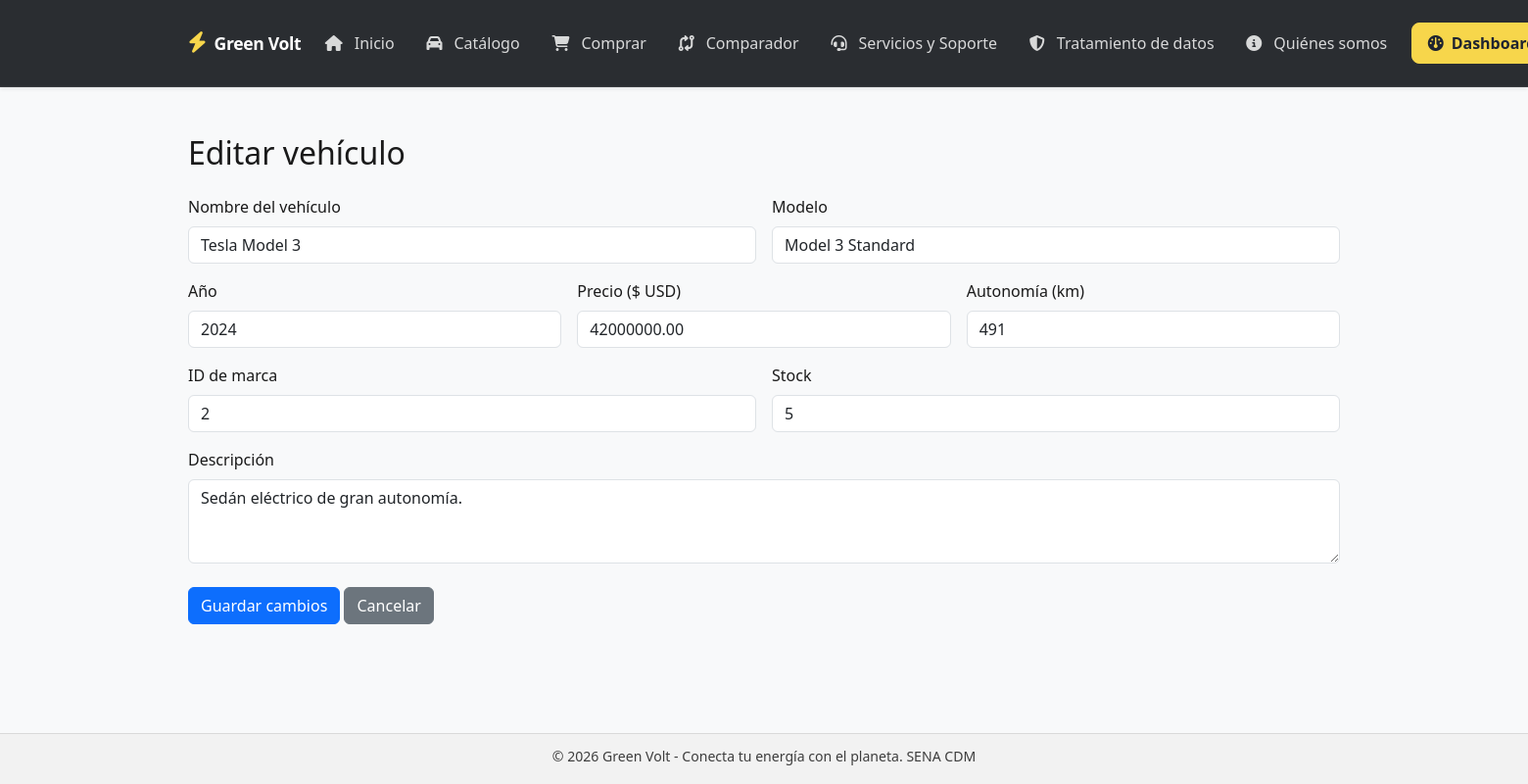
The app's page /vehiculos/editar/2 with its own data.
### tables this page shows
CREATE TABLE `vehiculos` (
  `id` int(11) NOT NULL,
  `marca_id` int(11) DEFAULT 1,
  `nombre` varchar(150) NOT NULL,
  `modelo` varchar(100) NOT NULL,
  `anio` int(11) NOT NULL DEFAULT 2024,
  `precio` decimal(15,2) NOT NULL,
  `autonomia` int(11) NOT NULL DEFAULT 0,
  `stock` int(11) NOT NULL DEFAULT 0,
  `descripcion` text DEFAULT NULL,
  `imagen` varchar(255) DEFAULT NULL,
  `activo` tinyint(1) DEFAULT 1
);

### app/Controllers/VehiculosController.php (called while the page is built, shortened)
<?php
class VehiculosController extends BaseController {
    private function obtenerModelo() {
        return new \App\Models\Vehiculo();
    }
    public function editar($id = null) {
        $vehiculo = $this->obtenerModelo()->getById((int) $id);
        $this->render('vehiculos/editar', [
            'titulo' => 'Editar vehículo - Green Volt',
            'vehiculo' => $vehiculo
        ]);
    }
}

### app/Router.php (called while the page is built, shortened)
<?php
class Router {
    protected $controller = 'HomeController';
    protected $method = 'index';
    public function __construct() {
        $url = $this->parseUrl();
        if (isset($url[0]) && !empty($url[0])) {
            $this->controller = ucfirst($url[0]) . 'Controller';
            unset($url[0]);
        }
        $fullClass = "App\\Controllers\\" . $this->controller;
        if (class_exists($fullClass)) {
            $this->controller = new $fullClass();
        } else {
            die("Error: La clase {$fullClass} existe en archivo pero no está definida correctamente con namespace App\\Controllers;");
        }
        if (isset($url[1])) {
            if (method_exists($this->controller, $url[1])) {
                $this->method = $url[1];
                unset($url[1]);
            }
        }
        $this->params = $url ? array_values($url) : [];
        call_user_func_array([$this->controller, $this->method], $this->params);
    }
    private function parseUrl() {
        if (isset($_GET['url'])) {
            return explode('/', filter_var(rtrim($_GET['url'], '/'), FILTER_SANITIZE_URL));
        }
        return [];
    }
}

### index.php (called while the page is built, shortened)
<?php
spl_autoload_register(function ($class) {
	$prefixes = [
		'App\\' => __DIR__ . '/app/',
		'Config\\' => __DIR__ . '/config/'
	];
	foreach ($prefixes as $prefix => $basePath) {
		$relativeClass = substr($class, strlen($prefix));
		$file = $basePath . str_replace('\\', '/', $relativeClass) . '.php';
		if (!file_exists($file)) {
			$directory = dirname($file);
			$filename = basename($file);
			$classFilename = substr($filename, 0, -4);
			$file = $directory . '/' . $classFilename . 's.php';
		}
		return;
	}
});
require_once __DIR__ . '/app/Router.php';
new App\Router();

### app/Models/Vehiculos.php (called while the page is built, shortened)
<?php
class Vehiculo {
    private $db;
    public function __construct() {
        try {
            $this->db = new PDO("mysql:host=localhost;dbname=green_volt;charset=utf8", "root", "");
            $this->db->setAttribute(PDO::ATTR_ERRMODE, PDO::ERRMODE_EXCEPTION);
        } catch (Exception $e) {
            die("Error de conexión: " . $e->getMessage());
        }
    }
    public function getById($id) {
        $stmt = $this->db->prepare("SELECT * FROM vehiculos WHERE id = :id");
        $stmt->execute([':id' => $id]);
        return $stmt->fetch(PDO::FETCH_ASSOC);
    }
}

### app/Views/vehiculos/editar.php (the view)
<main class="container my-5">
    <h1 class="h2">Editar vehículo</h1>
    <form action="/green_volt/vehiculos/actualizar/<?= rawurlencode((string) $vehiculo['id']) ?>" method="POST" class="mt-4">
        <div class="row g-3">
            <div class="col-md-6">
                <label class="form-label" for="nombre">Nombre del vehículo</label>
                <input id="nombre" type="text" name="nombre" class="form-control" required value="<?= htmlspecialchars($vehiculo['nombre'] ?? '') ?>">
            </div>
            <div class="col-md-6">
                <label class="form-label" for="modelo">Modelo</label>
                <input id="modelo" type="text" name="modelo" class="form-control" required value="<?= htmlspecialchars($vehiculo['modelo'] ?? '') ?>">
            </div>
            <div class="col-md-4">
                <label class="form-label" for="anio">Año</label>
                <input id="anio" type="number" name="anio" class="form-control" min="1" required value="<?= htmlspecialchars((string) ($vehiculo['anio'] ?? '')) ?>">
            </div>
            <div class="col-md-4">
                <label class="form-label" for="precio">Precio ($ USD)</label>
                <input id="precio" type="number" step="0.01" min="0" name="precio" class="form-control" required value="<?= htmlspecialchars((string) ($vehiculo['precio'] ?? '0')) ?>">
            </div>
            <div class="col-md-4">
                <label class="form-label" for="autonomia">Autonomía (km)</label>
                <input id="autonomia" type="number" min="0" name="autonomia" class="form-control" required value="<?= htmlspecialchars((string) ($vehiculo['autonomia'] ?? '0')) ?>">
            </div>
            <div class="col-md-6">
                <label class="form-label" for="marca_id">ID de marca</label>
                <input id="marca_id" type="number" min="1" name="marca_id" class="form-control" required value="<?= htmlspecialchars((string) ($vehiculo['marca_id'] ?? '1')) ?>">
            </div>
            <div class="col-md-6">
                <label class="form-label" for="stock">Stock</label>
                <input id="stock" type="number" min="0" name="stock" class="form-control" required value="<?= htmlspecialchars((string) ($vehiculo['stock'] ?? '0')) ?>">
            </div>
            <div class="col-12">
                <label class="form-label" for="descripcion">Descripción</label>
                <textarea id="descripcion" name="descripcion" class="form-control" rows="3" required><?= htmlspecialchars($vehiculo['descripcion'] ?? '') ?></textarea>
            </div>
            <div class="col-12 mt-4">
                <button type="submit" class="btn btn-primary">Guardar cambios</button>
                <a href="/green_volt/vehiculos" class="btn btn-secondary">Cancelar</a>
            </div>
        </div>
    </form>
</main>

### public/css/style.css (style rules this page uses)
* { box-sizing: border-box; }
html, body { height: 100%; }
body { margin: 0; font-family: 'Segoe UI', Tahoma, Geneva, Verdana, sans-serif; background: #f2f2f2; color: #1a1a1a; line-height: 1.5; display: flex; flex-direction: column; min-height: 100vh; }
.container { width: min(1200px, calc(100% - 32px)); margin: 0 auto; }

### records on screen
vehiculos: nombre "Tesla Model 3", modelo "Model 3 Standard", anio "2024", precio "42000000.00", autonomia "491", marca_id "2", stock "5", descripcion "Sedán eléctrico de gran autonomía."
